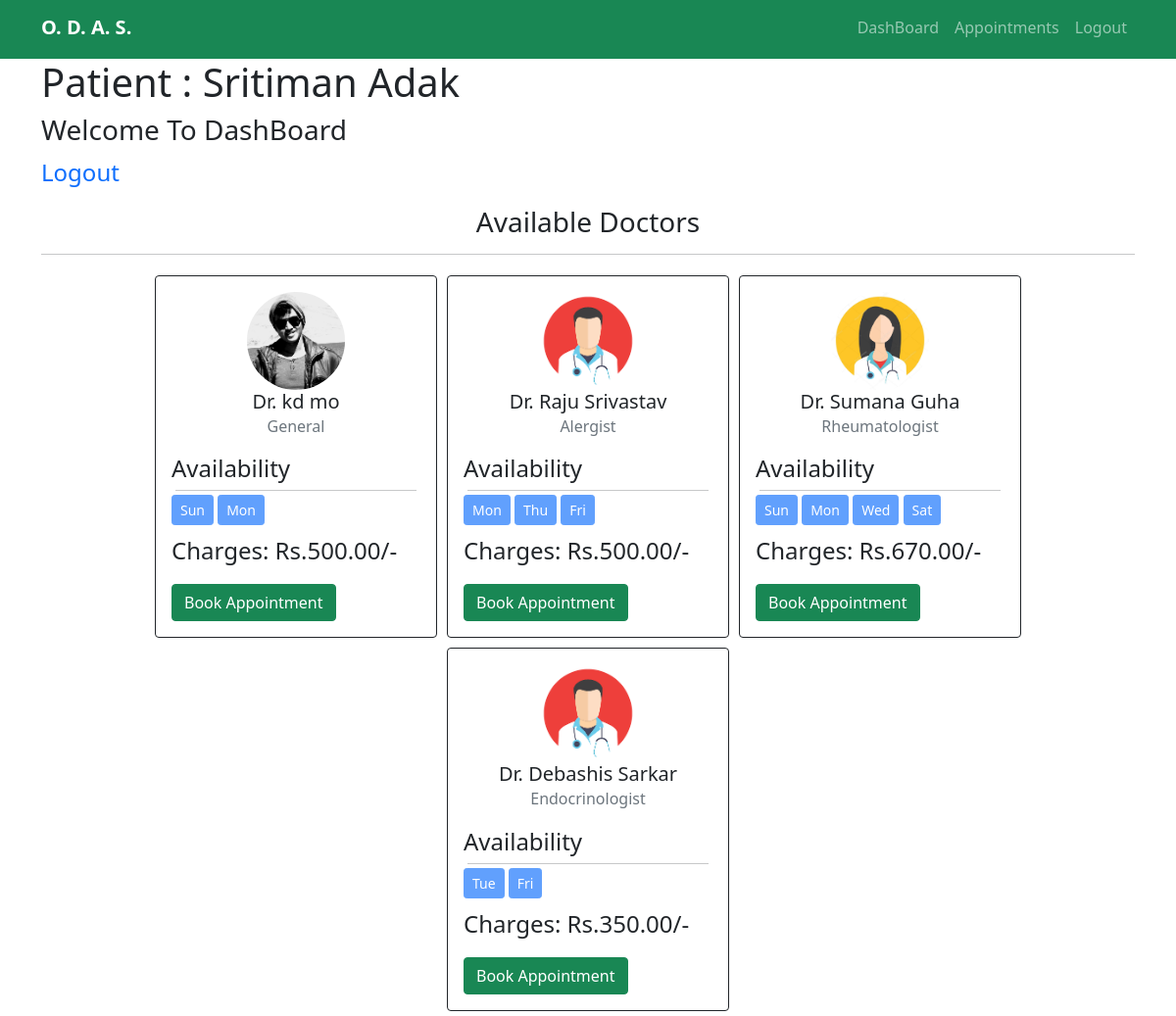
Page /dashboard/patient/ (signed in) on the earlier database version.
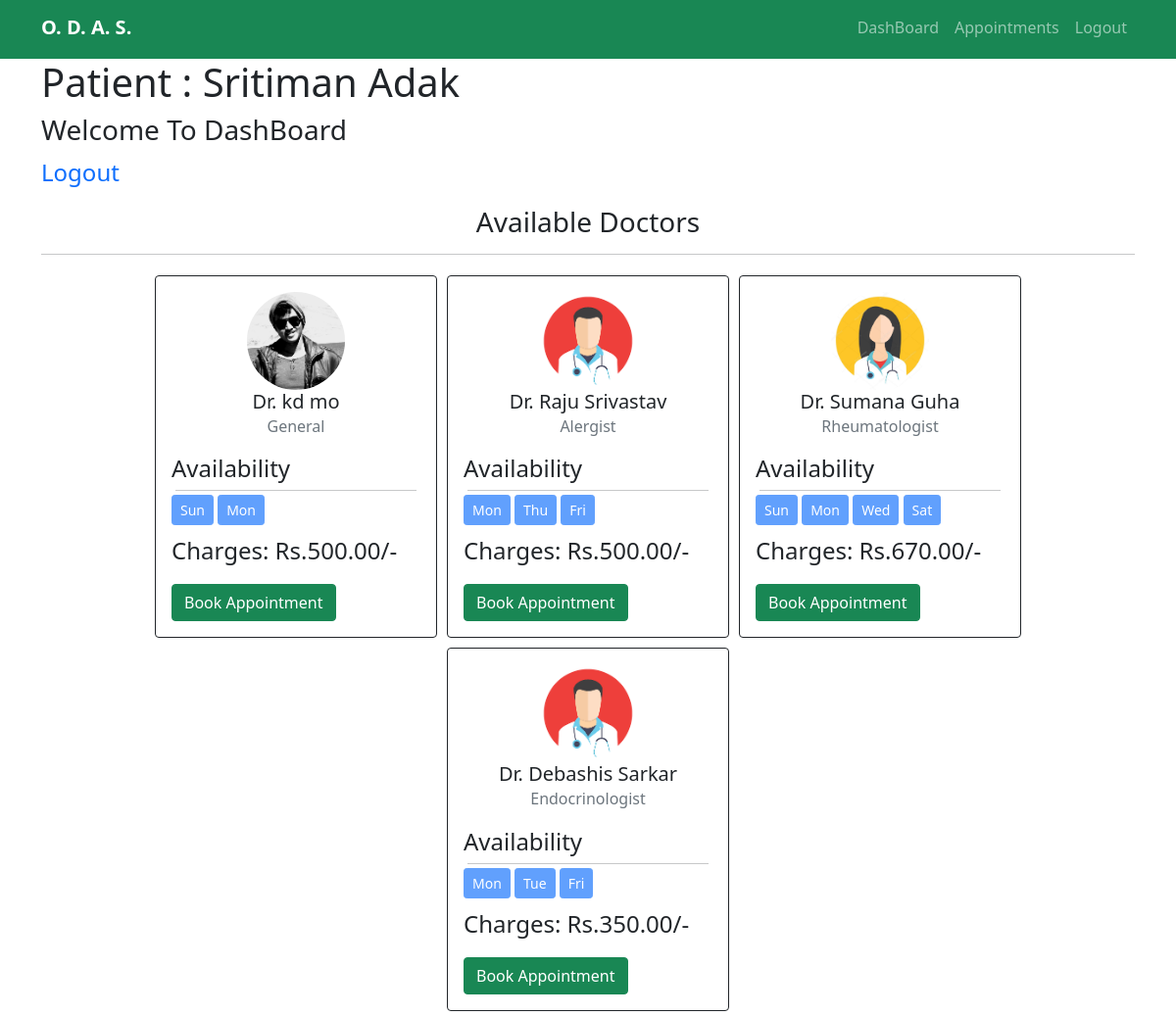
Same page on the later database version.
### accounts/models.py (models this page shows)
class Doctor(User):
    CHOICES = [
        ('Male','Male'),
        ('Female','Female'),
        ('Others','Others'),
    ]
    SPECIALITIES= [
        ('Podiatrist','Podiatrist'),
        ('General','General'),
        ('Pediatrician','Pediatrician'),
        ('Endocrinologist','Endocrinologist'),
        ('NeuroLogist','Neurologist'),
        ('Rheumatologist','Rheumatologist'),
        ('Alergist','Allergist'),
        ('Psychiatrist','Psychiatrist'),
    ]
    gender = models.CharField(null = False, max_length=8, choices=CHOICES)
    contact = models.CharField(max_length=12)
    dob = models.DateField()
    speciality = models.CharField(null=False, choices = SPECIALITIES, max_length=20)
    bio = models.TextField(null=True, max_length=800, blank=True)
    yoe = models.IntegerField()
    charge = models.DecimalField(decimal_places=2,max_digits=7, max_length = 10)
    paypal = models.EmailField(max_length=70, null = True, blank = True)
    img = models.ImageField(upload_to = "doctor_images/", null = True, blank = True)
    sun_start = models.TimeField(null=True, blank=True)
    sun_end = models.TimeField(null = True, blank=True)
    mon_start = models.TimeField(null = True, blank=True)
    mon_end = models.TimeField(null = True, blank=True)
    tue_start = models.TimeField(null = True, blank=True)
    tue_end = models.TimeField(null = True, blank=True)
    wed_start = models.TimeField(null = True, blank=True)
    wed_end = models.TimeField(null = True, blank=True)
    thu_start = models.TimeField(null = True, blank=True)
    thu_end = models.TimeField(null = True, blank=True)
    fri_start = models.TimeField(null = True, blank=True)
    fri_end = models.TimeField(null = True, blank=True)
    sat_start = models.TimeField(null = True, blank=True)
    sat_end = models.TimeField(null = True, blank=True)

### mainapp/views.py (the view)
# urls.py: path('dashboard/patient/',views.PatientDashboard.as_view(), name="pd"),
class PatientDashboard(View):
    def get(self, request):
        if request.user.is_authenticated:
            if isDoctor(request.user):
                return redirect('/dashboard/doctor/')
            patient = Patient.objects.get(pk = request.user.id)
            doctors = Doctor.objects.all()
            context = {
                "patient" : patient,
                "doctors": doctors,
            }
            return render(request, "patient/patient-dashboard.html", context=context)
        return redirect('/accounts/login/patient/')

### accounts/views.py (called while the page is built)
def isDoctor(user):
    try:
        Doctor.objects.get(pk = user.id)
        return True
    except Exception as exe:
        return False

### templates/patient/patient-dashboard.html (shortened to what this page needs)
{% extends "patient/base.html" %}
{% load static %}
{% block content %}
<div class="container">
  <h1>
  Patient : {{patient.first_name}} {{patient.last_name}}
  </h1>
  <h3>Welcome To DashBoard</h3>
  <p><a href="{% url 'logout_p' %}">Logout</a></p>
  <h3 class = "text-center">Available Doctors</h3>
  <hr>
  <div class="d-flex justify-content-center" style="flex-wrap: wrap;">
    {% for doctor in doctors %}
    <div class="card border-dark" style="width: 18rem; margin:5px;">
      <div class="card-body">
        <div class="d-flex justify-content-center">
        {% if doctor.img %}
          <img src="{{doctor.img.url}}" alt="Not Found" width="100px", height="100px" style="border-radius: 50%;">
        {% else %}
          {% if doctor.gender == "Female" %}
          <img src="{% static 'doctor/imgs/avatar/female-doc.jpg' %}" alt="Not Found" width="100px", height="100px" style="border-radius: 50%;">
          {% else %}
          <img src="{% static 'doctor/imgs/avatar/male-doc.png' %}" alt="Not Found" width="100px", height="100px" style="border-radius: 50%;">
          {% endif %}
        {% endif %}
        </div>
        <h5 class="card-title text-center">Dr. {{doctor.first_name}} {{doctor.last_name}}</h5>
        <h6 class="card-subtitle mb-2 text-muted text-center">{{doctor.speciality}}</h6>
        <p style="margin-top: 15px; margin-bottom:0px; padding:0px;">Availability</p>
        <hr style=" margin:4px; padding:0px;">
        <div style="justify-content: center; align-items:center;">
          {% if doctor.sun_start %}
          <button disabled class="btn btn-primary btn-sm">Sun</button>
          {% endif %}
          {% if doctor.mon_start %}
          <button disabled class="btn btn-primary btn-sm">Mon</button>
          {% endif %}
          {% if doctor.tue_start %}
          <button disabled class="btn btn-primary btn-sm">Tue</button>
          {% endif %}
          {% if doctor.wed_start %}
          <button disabled class="btn btn-primary btn-sm">Wed</button>
          {% endif %}
          {% if doctor.thu_start %}
          <button disabled class="btn btn-primary btn-sm">Thu</button>
          {% endif %}
          {% if doctor.fri_start %}
          <button disabled class="btn btn-primary btn-sm">Fri</button>
          {% endif %}
          {% if doctor.sat_start %}
          <button disabled class="btn btn-primary btn-sm">Sat</button>
          {% endif %}
        </div>
        <p class="mt-2">Charges: Rs.{{doctor.charge}}/-</p>
          <button type="button" class="btn btn-success" data-bs-toggle="modal" data-bs-target="#payment-for-{{doctor.id}}">
            Book Appointment
          </button>
      </div>
    </div>
    {% endfor %}
  </div>
</div>
{% endblock %}

### templates/patient/base.html (shortened to what this page needs)
{% load static %}
<!doctype html>
<html lang="en">
  <head>
    <link href="https://cdn.jsdelivr.net/npm/bootstrap@5.1.3/dist/css/bootstrap.min.css" rel="stylesheet">
    <link rel="stylesheet" href="{% static 'patient/css/index.css' %}">
    <link rel="stylesheet" href="https://cdn.jsdelivr.net/npm/bootstrap-icons@1.7.2/font/bootstrap-icons.css">
  </head>
  <body>
    <nav class="navbar navbar-expand-lg navbar-dark bg-success fixed-top">
      <div class="container">
        <a class="navbar-brand" href="{% url 'index' %}"><b>O. D. A. S.</b></a>
        <div class="collapse navbar-collapse" id="navbarNav" style="justify-content: space-between;">
          <ul class="navbar-nav">
            {% if not request.user.is_authenticated %}
            <li class="nav-item">
              <a class="nav-link" href="{% url 'pr' %}" style="margin-right: 10px;">Sign Up</a>
            </li>
            <li class="nav-item">
              <button type="button" class="btn nav-link" data-bs-toggle="modal" data-bs-target="#LoginModal" id="login-btn">
                Login
              </button>
            </li>
            {% else %}
            <li class="nav-item">
              <a class="nav-link" href="{% url 'pd' %}">DashBoard</a>
            </li>
            <li class="nav-item">
              <a class="nav-link" href="{% url 'p_app' %}">Appointments</a>
            </li>
            <li class="nav-item">
              <a class="nav-link" href="{% url 'logout_p' %}">Logout</a>
            </li>
            {% endif %}
          </ul>
        </div>
      </div>
    </nav>
    {% block content %}
    {% endblock %}
  </body>
</html>

### static/patient/css/index.css (style rules this page uses)
* { margin: 0; padding: 0; }
p { font-size: 3vh; }
a { text-decoration: none; }

Differences in the rows shown:
changed Doctor "Endocrinologist": now shows "Mon"
